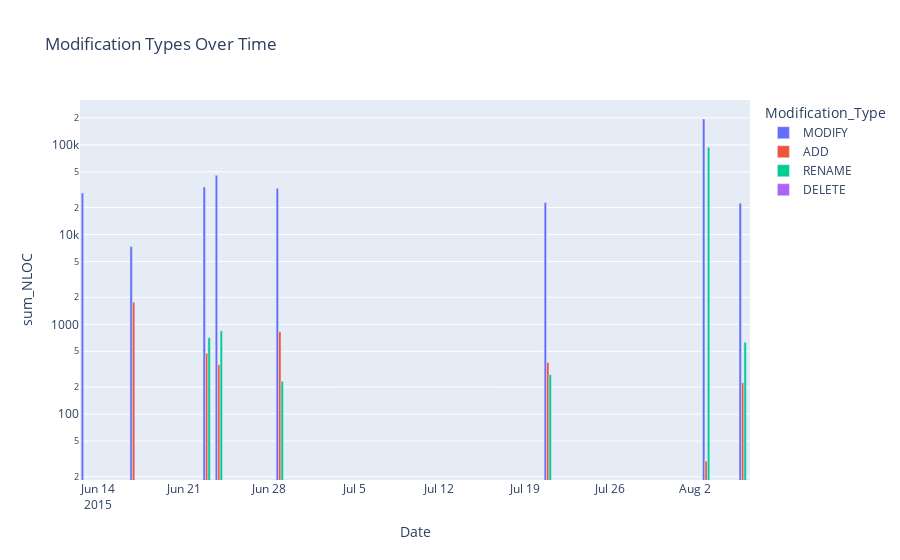

The cell this chart's notebook holds for it:
### Code cell
modifications_df = files_in_important_days_df.groupby(['Date','Modification_Type']).agg(
    Total=pd.NamedAgg(column='Total', aggfunc='sum'),
    Additions=pd.NamedAgg(column='Additions', aggfunc='sum'),
    Deletions=pd.NamedAgg(column='Deletions', aggfunc='sum'),
    sum_NLOC=pd.NamedAgg(column='nloc', aggfunc='sum')
)
modifications_df.reset_index(inplace=True)

# Converting 'Date' to datetime
# modifications_df['Date'] = pd.to_datetime(modifications_df['Date'])

# Creating a bar chart with Plotly
fig = px.bar(modifications_df, x='Date', y='sum_NLOC', color='Modification_Type', title='Modification Types Over Time per NLOC',
             category_orders={"Date": modifications_df['Date'].sort_values().unique()},
             barmode='group',
             log_y=True
             )


fig.show()

### Figure 1 — Plotly figure (JSON) as saved in the notebook; plotly's stock layout.template omitted (floating-point values rounded to 4 significant figures)
{"data": [{"alignmentgroup": "True", "hovertemplate": "Modification_Type=MODIFY<br>Date=%{x}<br>sum_NLOC=%{y}<extra></extra>", "legendgroup": "MODIFY", "marker": {"color": "#636efa", "pattern": {"shape": ""}}, "name": "MODIFY", "offsetgroup": "MODIFY", "orientation": "v", "showlegend": true, "textposition": "auto", "type": "bar", "x": ["2015-06-13", "2015-06-17", "2015-06-23", "2015-06-24", "2015-06-29", "2015-07-21", "2015-08-03", "2015-08-06"], "xaxis": "x", "y": [29034, 7355, 33911, 45742, 32799, 22745, 193980, 22402], "yaxis": "y"}, {"alignmentgroup": "True", "hovertemplate": "Modification_Type=ADD<br>Date=%{x}<br>sum_NLOC=%{y}<extra></extra>", "legendgroup": "ADD", "marker": {"color": "#EF553B", "pattern": {"shape": ""}}, "name": "ADD", "offsetgroup": "ADD", "orientation": "v", "showlegend": true, "textposition": "auto", "type": "bar", "x": ["2015-06-17", "2015-06-23", "2015-06-24", "2015-06-29", "2015-07-21", "2015-08-03", "2015-08-06"], "xaxis": "x", "y": [1767, 476, 355, 827, 375, 30, 224], "yaxis": "y"}, {"alignmentgroup": "True", "hovertemplate": "Modification_Type=RENAME<br>Date=%{x}<br>sum_NLOC=%{y}<extra></extra>", "legendgroup": "RENAME", "marker": {"color": "#00cc96", "pattern": {"shape": ""}}, "name": "RENAME", "offsetgroup": "RENAME", "orientation": "v", "showlegend": true, "textposition": "auto", "type": "bar", "x": ["2015-06-17", "2015-06-23", "2015-06-24", "2015-06-29", "2015-07-21", "2015-08-03", "2015-08-06"], "xaxis": "x", "y": [0, 710, 846, 232, 275, 94177, 630], "yaxis": "y"}, {"alignmentgroup": "True", "hovertemplate": "Modification_Type=DELETE<br>Date=%{x}<br>sum_NLOC=%{y}<extra></extra>", "legendgroup": "DELETE", "marker": {"color": "#ab63fa", "pattern": {"shape": ""}}, "name": "DELETE", "offsetgroup": "DELETE", "orientation": "v", "showlegend": true, "textposition": "auto", "type": "bar", "x": ["2015-06-23", "2015-06-24", "2015-06-29", "2015-07-21", "2015-08-03", "2015-08-06"], "xaxis": "x", "y": [0, 0, 0, 0, 0, 0], "yaxis": "y"}], "layout": {"barmode": "group", "legend": {"title": {"text": "Modification_Type"}, "tracegroupgap": 0}, "title": {"text": "Modification Types Over Time"}, "xaxis": {"anchor": "y", "categoryarray": ["2015-06-13", "2015-06-17", "2015-06-23", "2015-06-24", "2015-06-29", "2015-07-21", "2015-08-03", "2015-08-06"], "categoryorder": "array", "domain": [0, 1], "title": {"text": "Date"}}, "yaxis": {"anchor": "x", "domain": [0, 1], "title": {"text": "sum_NLOC"}, "type": "log"}}}
